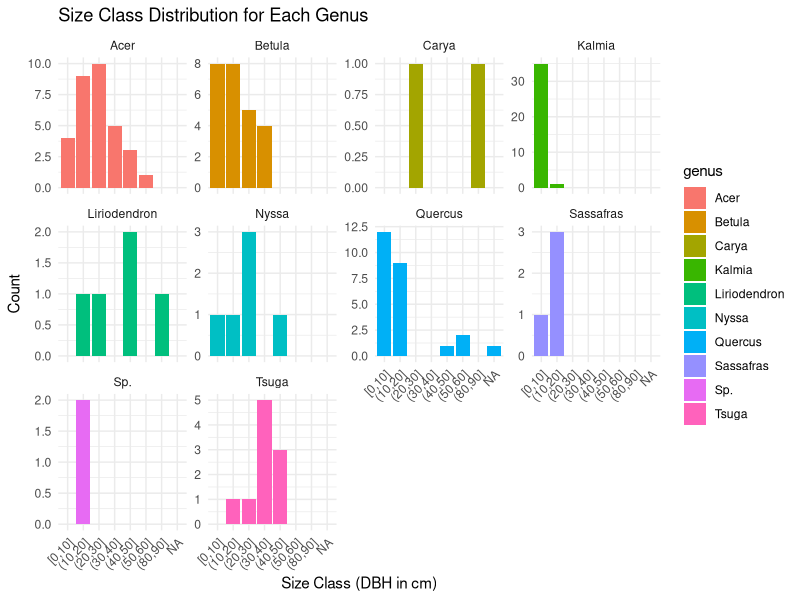
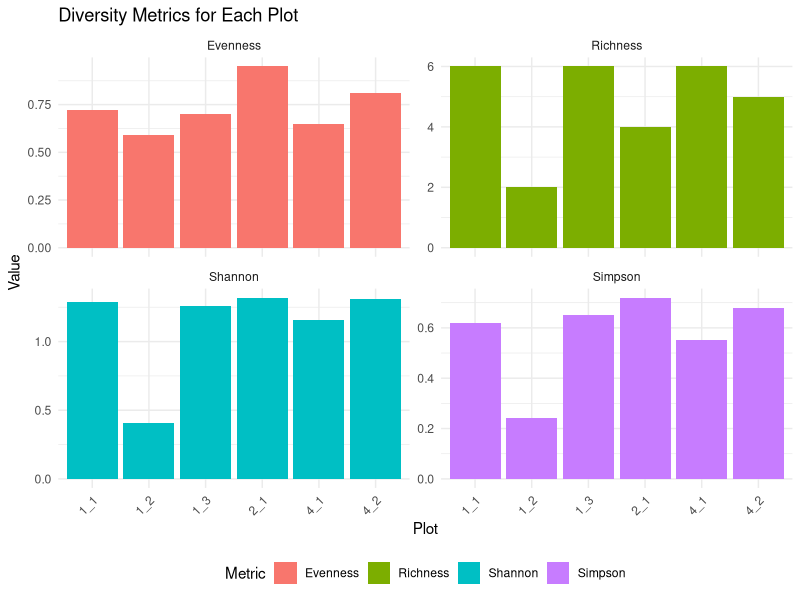
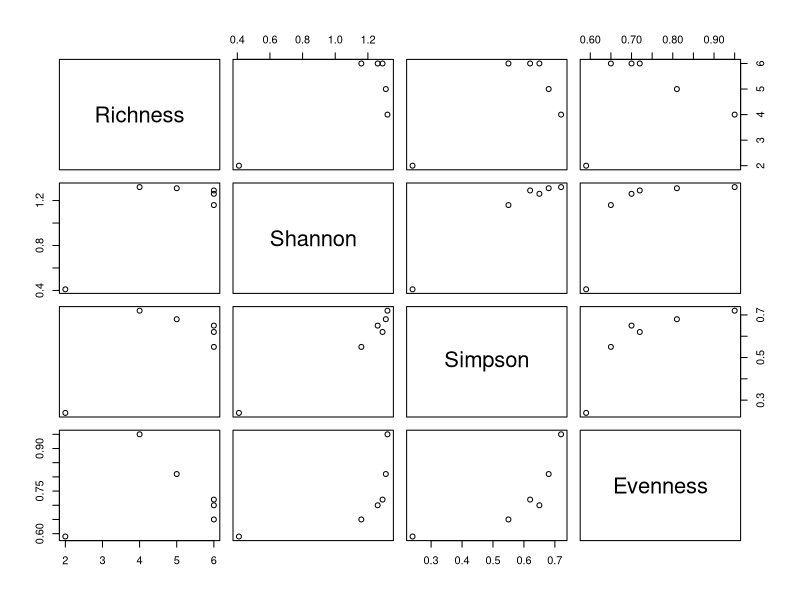
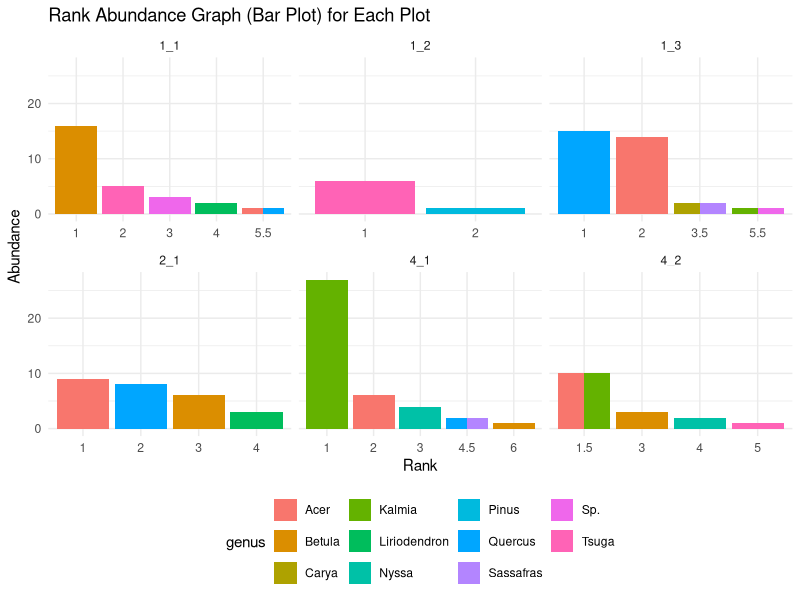
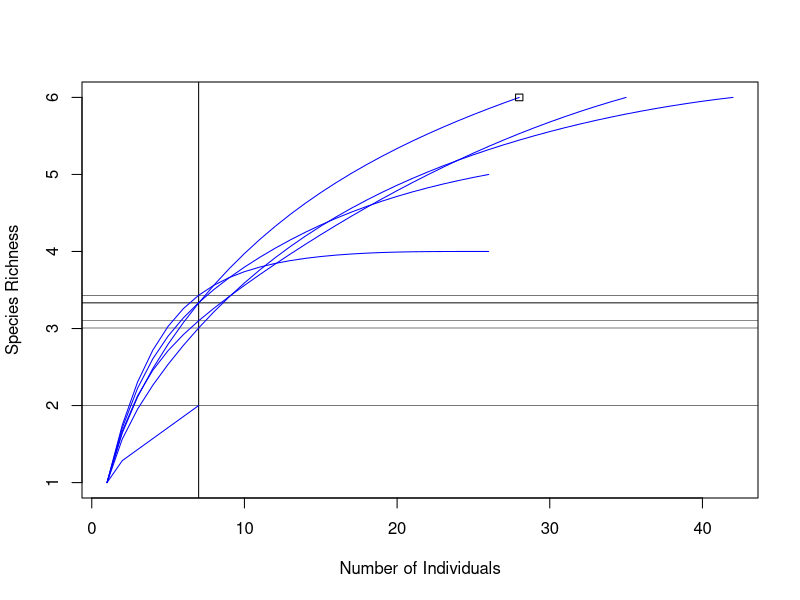
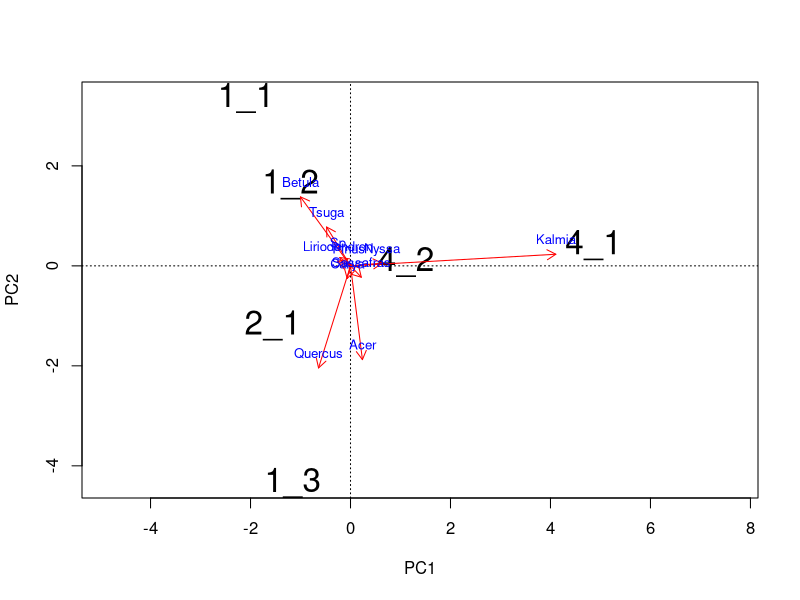
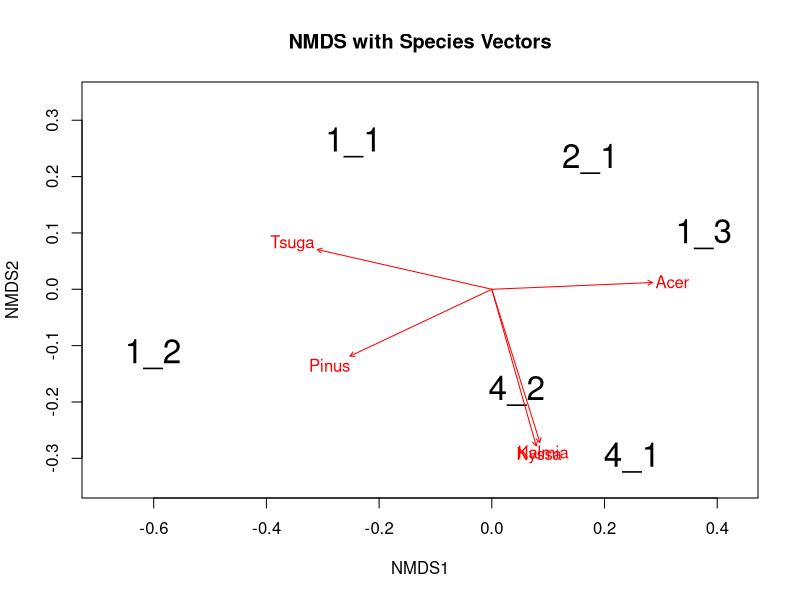

These charts were generated, in order, by the following R code:
## ---- chunk 1
knitr::opts_chunk$set(echo = TRUE, message = FALSE, warning = FALSE)
## ---- chunk 2
# Load the necessary libraries
library(tidyverse) #tidyverse has tools for data reshaping, and also includes ggplot2
library(vegan) #vegan is a community ecology package, short for "vegetation analysis"

#import the data
#you will replace this line with the pathname of the appropriate folder>file destination on your computer
trees<-read.csv("data/bot315_tree_inventory.csv")

#this makes a new column, genus, which contains text from the species column only until the first blank space
#this is called a "regular expression" or "regex". they look scary but you can google how to write them!
trees$genus<-sub("^(\\S+).*", "\\1", trees$Species)

#this takes any genuses we didn't know (i.e., had a "?" in our species column), and converts the question marks to NA
trees$genus[which(trees$genus=='?')]<-NA

#view the imported data
head(trees)
## ---- chunk 3
# Bin DBH into size classes
  sizes<- filter(trees, `Live.Dead` == "Live")  # filter to only live trees, assuming we're interested in live individuals

  sizes<- mutate(sizes, Size_Class = cut(DBH, breaks = seq(0, max(DBH, na.rm = TRUE), by = 10), 
                                         include.lowest = TRUE)) #make bins from 0 to max DBH in increments of 10 cm, and add a column "Size_Class" noting which class eaxch observation falls in
                 
  sizes<- group_by(sizes, genus, Size_Class) #group the data by genus and size class
  
  sizes<- summarise(sizes, Count = n(), .groups = 'drop') #count how many of each genus are in each size class

#print the new table
print(sizes)
## ---- chunk 4
  #plot size classes
    ggplot(data=sizes,
           aes(x = Size_Class, y = Count, fill = genus)) +
  geom_bar(stat = "identity", position = "dodge") +
  facet_wrap(~genus, scales = "free_y") +
  labs(x = "Size Class (DBH in cm)", y = "Count", title = "Size Class Distribution for Each Genus") +
  theme_minimal() +
  theme(axis.text.x = element_text(angle = 45, hjust = 1))
## ---- chunk 5
# Convert data to a format suitable for diversity analysis
data_prepared <- count(trees, PlotID, genus) #count how many of each genus are in each plot
head(data_prepared)

#reshape this into a matrix, with a column for each genus
data_prepared<-pivot_wider(data_prepared, names_from = genus, values_from = n, values_fill = list(n = 0)) #

#view the count data
print(data_prepared)
## ---- chunk 6
?vegan

?diversity
## ---- chunk 7
# Extract the matrix of counts, excluding the plot column for analysis
species_matrix <- select(data_prepared, -PlotID)

#save the IDs of the plots
PlotIDs<-data_prepared$PlotID

#view the matrix and names
print(species_matrix)
print(PlotIDs)
## ---- chunk 8
# Calculate species richness (S)
species_richness <- specnumber(species_matrix)

# Calculate Shannon diversity (H')
shannon_diversity <- diversity(species_matrix, index = "shannon")

# Calculate Simpson diversity (1-D)
simpson_diversity <- diversity(species_matrix, index = "simpson")

# Calculate Evenness (E)
evenness <- diversity(species_matrix, index = "shannon")/log(specnumber(species_matrix))

# Combine the diversity metrics into a data frame
diversity_data <- data.frame(
  PlotID = data_prepared$PlotID,
  Richness = round(species_richness, 2),
  Shannon = round(shannon_diversity, 2),
  Simpson = round(simpson_diversity, 2),
  Evenness = round(evenness, 2)
)

#view the data frame
print(diversity_data)
## ---- chunk 9
#subset just the counts from plot 1
plot1_1<-species_matrix[1, ]
plot1_1

#check which species counts are greater than zero
observed_species<-plot1_1 > 0
observed_species

#count how many species were observed
#TRUE values count as 1, and FALSE values count as zero, so we can just sum them
sum(observed_species)

#let's make sure this matches what we saw above!
sum(observed_species)==diversity_data[1, 'Richness']
## ---- chunk 10
# Vector of species counts (each element represents the count of individuals for a species)
#this is the number of species counts for plot 1_1, from above
#as.vector(unlist()) just changes the data format to a plain vector for easier use
species_counts <- as.vector(unlist(plot1_1))

#remove the zeroes, so that we just have a list of counts for the species that were in fact observed
species_counts <- species_counts[species_counts > 0]

#the shannon index is defined in ?diversity; here is code to make the calculation manually

proportions <- species_counts / sum(species_counts) # Calculate the proportion of each species

shannon_index <- -sum(proportions * log(proportions)) # Calculate the Shannon index

# Print the Shannon index
print(shannon_index)
## ---- chunk 11
# start with species_counts, which we made above, for plot 1_1
species_counts 

#the simpson index is defined in ?diversity

#write your own code below to calculate the simpson index for plot 1_1.





# Print the Simpson index for this plot


## ---- chunk 12
#reshape the diversity metrics data for plotting
diversity_long <- pivot_longer(diversity_data, cols = c(Richness, Evenness, Shannon, Simpson), names_to = "Metric", values_to = "Value")

#plot the metrics
ggplot(diversity_long, aes(x = PlotID, y = Value, fill = Metric)) +
  geom_bar(stat = "identity", position = position_dodge()) +
  facet_wrap(~Metric, scales = "free_y") +
  labs(title = "Diversity Metrics for Each Plot", x = "Plot", y = "Value") +
  theme_minimal() +
  theme(axis.text.x = element_text(angle = 45, hjust = 1), legend.position = "bottom")

#plot the relationships between metrics
pairs(diversity_data[,c(2:5)])
## ---- chunk 13
# we already aggreated data above to get abundance of each species in each plot
#here's that calculation again

species_abundance <- count(trees, PlotID, genus) #count how many of each genus are in each plot
head(species_abundance)

#let's just rename the column "n" to abundance, for easier interpretability
names(species_abundance)[3]<-"Abundance"

head(species_abundance)
## ---- chunk 14
# Rank the species within each plot based on abundance
species_abundance_ranked <-  group_by(species_abundance, PlotID)

species_abundance_ranked<- mutate(species_abundance_ranked, Rank = rank(-Abundance))  # Use rank with descending order of Abundance

# Create rank abundance graphs with bars for each plot
ggplot(species_abundance_ranked, aes(x = factor(Rank), y = Abundance, fill = genus)) +
  geom_bar(stat = "identity", position = "dodge") +  # Use bars to represent abundance
  facet_wrap(~PlotID, scales = "free_x") +  # Create a separate graph for each plot
  labs(x = "Rank", y = "Abundance", title = "Rank Abundance Graph (Bar Plot) for Each Plot") +
  theme_minimal() +
  theme(legend.position = "bottom")  # Move legend to bottom for better layout
## ---- chunk 15
# Rarefaction curve
raremax <- min(rowSums(species_matrix))  # Minimum sample size
rarecurve(species_matrix, step=1, sample=raremax, col="blue", xlab="Number of Individuals", ylab="Species Richness")
## ---- chunk 16
# Calculate asymptotic species richness estimates
richness_estimates <- estimateR(species_matrix)

# Print the estimates
print(round(richness_estimates))

#print rounded to nearest whole number
print(round(richness_estimates))
## ---- chunk 17
# Conduct PCA
pca_res <- rda(species_matrix)
# Basic PCA plot
plot(pca_res, display = "sites", type = "n") # 'n' to create the plot without points or text
# Assuming you have a vector of plot IDs or labels matching the order of rows in species_matrix
plot_labels <- rownames(species_matrix) # or a custom vector of labels
# Add the site labels to the plot
text(pca_res, display = "sites", labels = PlotIDs, cex=2)
# Get scores for species to plot vectors
species_scores <- scores(pca_res, display = "species")
# Add vectors for species
arrows(0, 0, species_scores[,1], species_scores[,2], col="red", length=0.1)
# Optionally, add species names as labels near the arrowheads
species_names <- colnames(species_matrix)
text(species_scores[,1], species_scores[,2], labels=species_names, pos=3, cex=0.8, col="blue")
# Get detailed summary of PCA results
pca_summary <- summary(pca_res)
# Variance explained by each axis
variance_explained <- pca_summary$cont$importance["Proportion Explained",]
variance_explained
## ---- chunk 18
# Calculate Bray-Curtis dissimilarity
bray_curtis <- vegdist(species_matrix, method = "bray")

# Print the Bray-Curtis dissimilarity matrix
print(bray_curtis)
## ---- chunk 19
# Conduct NMDS
nmds_res <- metaMDS(species_matrix)
# Fit species vectors to the NMDS ordination
species_fit <- envfit(nmds_res, species_matrix, scaling = "species")
# View the fitted vectors to check before plotting
print(species_fit)
# Basic NMDS plot
plot(nmds_res, type = "n", main = "NMDS with Species Vectors")
text(nmds_res, display = "sites", labels = PlotIDs, cex=2)
#points(nmds_res, display = "sites")
# Add species vectors
plot(species_fit, p.max = 0.2, col = "red")  # p.max controls the significance level for displaying vectors
